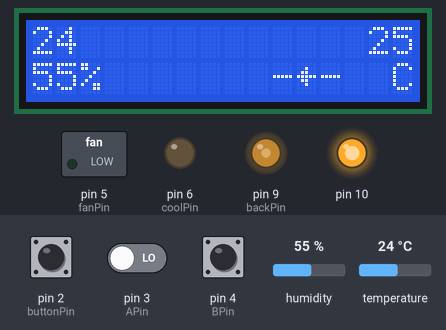
The sketch below on a simulated Arduino Uno, built with avr-gcc and run on an emulated ATmega328P. On the bench: 16×2 character LCD, switched loads named in the sketch (green lamp = pin HIGH), output pins drawn as LEDs (lit = HIGH). Wiring (inferred from the names in the program): DHT11 sensor: data A0. The test bench sets the inputs (shaded band); at power-on: pin 2 (buttonPin) LOW, pin 3 (APin) LOW, temperature 24 °C, pin 4 (BPin) HIGH, humidity 55 %. EEPROM starts erased; no radio packets arrive unless stated.

Above: at 2.5 s.
2.6 s: pin 2 (buttonPin) pulled HIGH for 0.15 s
At 3.3 s:
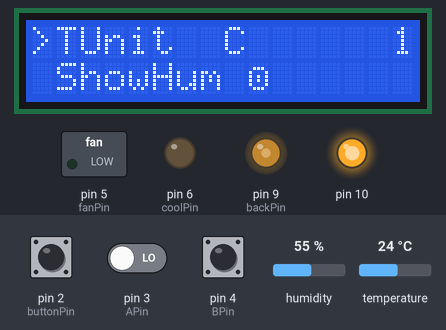
4.2 s: pin 3 (APin) driven HIGH
At 4.5 s:
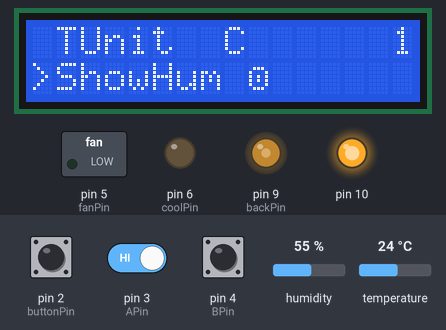
5.7 s: pin 2 (buttonPin) pulled HIGH for 1 s
8.2 s: temperature set to 12 °C
14.2 s: temperature set to 28 °C
At 19.8 s:
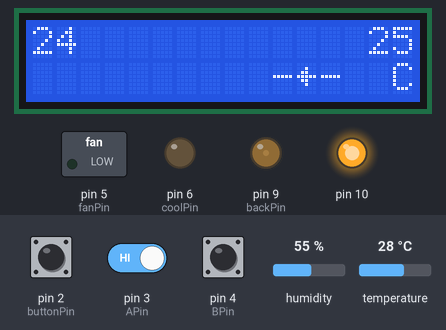
20.2 s: temperature set to 0 °C
At 22.2 s:
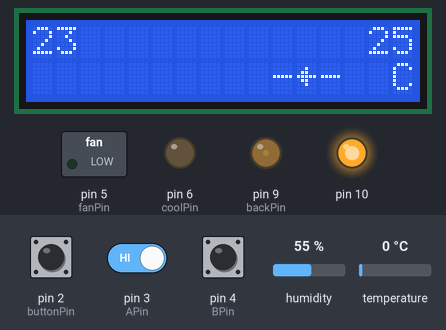
Timing chart, 0 to 23.7 s (numbered marks = the images above; inputs shaded):
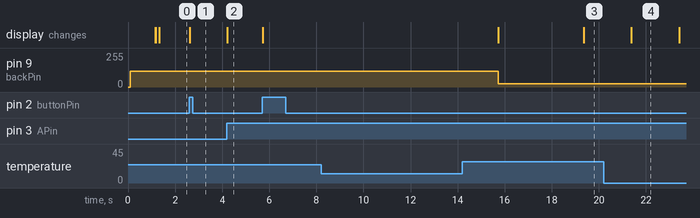

Measured:
- after the input at 2.6 s, the display: changes at once (image 1)
- after the input at 4.2 s, the display: changes at once (image 2)
- after the input at 8.2 s, every drawn part: stays the same
- after the input at 20.2 s, the display: changes after 1.2 s (image 4)

The sketch:

thermostat.ino
```cpp
#include <RF24Network.h>
#include <RF24.h>
#include <EEPROM.h>
#include <SPI.h>
#include <Wire.h>
#include <dht.h>
#include <LiquidCrystal_I2C.h>


enum SCREEN {Menu, Welcome, Settings, Test, lowerB, upperB};
LiquidCrystal_I2C lcd(0x27, 16, 2);
dht DHT;
SCREEN scr = Menu;

unsigned int waitAfterOn = 720;
unsigned int waitAfterOff = 360;


uint8_t on[8]  = {0x0, 0xe, 0x11, 0x15, 0x15, 0x11, 0xe, 0x0};
uint8_t off[8]  = {0x0, 0xe, 0x11, 0x11, 0x11, 0x11, 0xe, 0x0};
byte connOn[8] = {
  B00000,
  B00100,
  B01100,
  B11111,
  B01100,
  B00100,
  B00000,
};
byte straight[8] = {
  B00000,
  B00000,
  B00000,
  B11111,
  B00000,
  B00000,
  B00000,
};
byte connOff[8] = {
  B00000,
  B00000,
  B10000,
  B10001,
  B10000,
  B00000,
  B00000,
};


#define coolPin 6
#define fanPin 5
#define backPin 9

#define APin 3
#define BPin 4
#define buttonPin 2
#define dhtPin A0
#define lightPin A1


int upperBack = 120, lowerBack = 25;
int back = upperBack;
unsigned long upTimer;
unsigned long downTimer;


int desTemp, lastDesTemp = 0;
unsigned long tempTime;
int temp, lastTemp = 0;
bool button = HIGH, lastButton = HIGH;
int tempA[30];
int average, lastAverage = 0;
int count = 0;
int hum, lastHum = 0;
char tempValue = 'C';
bool al, bl;
unsigned long bTimer;
bool fanAuto = HIGH, showHum = HIGH, autoBack = HIGH;
unsigned long backTime;
unsigned long fanTime;
unsigned long acTimer;
unsigned long coolingTime;
//unsigned long iconTime;
//int iconCount = 10;
int sPos = 1;
int scroll = 1;
int encoderLast = 0;
bool backCheck, connectionl, connection = LOW;


RF24 radio(7, 8);                   // nRF24L01(+) radio attached using Getting Started board
RF24Network network(radio);          // Network uses that radio
const uint16_t this_node = 01;        // Address of our node in Octal format
const uint16_t parent_node = 00;       // Address of the other node in Octal format
struct payload_thermostat {                  // Structure of our payload
  int type;
  int valueType;
  int value;
  int value1;
  int value2;
  int value3;
  int value4;
  int value5;
};
enum conn {
  set,
  request,
  info
};
enum valType {
  desiredTemperature,
  temperatureValue,
  automaticFan,
  upTime,
  downTime
};

conn type;
int devId;
valType valueType;
int values[6] = {0};
const int ammount = 6;

void setup() {

  lcd.init();
  lcd.backlight();


  lcd.createChar(0, off);
  lcd.createChar(1, on);
  lcd.createChar(2, connOn);
  lcd.createChar(3, connOff);
  lcd.createChar(4, straight);

  pinMode(coolPin, OUTPUT);
  pinMode(fanPin, OUTPUT);
  pinMode (backPin, OUTPUT);

  pinMode (APin, INPUT);
  pinMode (BPin, INPUT);
  pinMode (buttonPin, INPUT);
  pinMode (dhtPin, INPUT);
  pinMode (lightPin, INPUT);

  analogWrite(backPin, back);
  backTime = millis();

  bTimer = millis();
  upTimer = millis();
  downTimer = millis();
  scr = Welcome;
  lcdWrite(scr);
  delay(1000);
  scr = Menu;
  fanTime = millis();
  acTimer = millis();

  DHT.read11(dhtPin);
  temp = readTemp(tempValue);
  hum = readHum();
  int newTemp = readTemp(tempValue);
  desTemp = newTemp + 1;
  for (int i = 0; i < 29; i++)tempA[i] = newTemp;
  average = tempAverage();
  tempTime = millis();

  //EEPROM implementation
  int r;
  EEPROM.get(0,r);
  if((r > 0) && (r<200))desTemp = r;

  lcd.clear();
  lcdWrite(scr);

  SPI.begin();
  radio.begin();
  network.begin(/*channel*/ 85, /*node address*/ this_node);

  report();
}

void loop() {
  network.update();
  if (network.available()) {
    readRF24();
    if (type == set) {
      switch (valueType){
        case desiredTemperature:
          if ((values[0] <= temp + 10) and (values[0] >= temp - 10))desTemp = values[0];
          if (desTemp >= 100)lcd.setCursor(13, 0); else lcd.setCursor(14, 0);
          lcd.print(desTemp);
          break;
        case temperatureValue:
          if (values[0] == 1)tempValue = 'F'; else tempValue = 'C';
          setTemp();
          lcd.setCursor(15, 1);
          lcd.print(tempValue);
          break;
        case automaticFan:
          fanAuto = (bool)values[0];
          break;
        case upTime:
          if(values[0]>=0)waitAfterOn = values[0];
          break;
        case downTime:
          if(values[0]>=0)waitAfterOff = values[0];
          break;
      }
    }
    report();
  }

  backControl();


  if (millis() > tempTime + 2000)
  {
    DHT.read11(dhtPin);
    tempA[count] = readTemp(tempValue);
    if (count < 29)count++; else count = 0;
    tempTime = millis();
    temp = readTemp(tempValue);
    hum = readHum();
    average = tempAverage();
    //ledBlink();

  }
  if (millis() > 1500)button = digitalRead(buttonPin);
  updateButton();
  updateEncoder();
  if (millis() >= acTimer + 2000){
    acController();
    acTimer = millis();
  }
  menuUpdate();

  connectionl = connection;
  lastAverage = average;
  lastDesTemp = desTemp;
  lastTemp = temp;
  lastHum = hum;
  lastButton = button;
}

void menuUpdate() {
  if (scr == Menu) {
    if ((hum != lastHum) and (showHum)) {
      lcd.setCursor(0, 1);
      lcd.print(hum);
      lcd.print('%');
    }
    if (desTemp != lastDesTemp) {
      if (desTemp >= 100)lcd.setCursor(13, 0); else lcd.setCursor(14, 0);
      lcd.print(desTemp);
    }
    if (average != lastAverage) {
      lcd.setCursor(0, 0);
      lcd.print(average);
    }
    if (connection != connectionl) {
      lcd.setCursor(11, 1);
      if (connection)lcd.write(2); else lcd.write(3);
    }
  }
}

void readRF24() {
  lcd.setCursor(5, 1);
  lcd.print("X");
  RF24NetworkHeader header;
  payload_thermostat payload;
  network.read(header, &payload, sizeof(payload));

  type = payload.type;
  devId = header.from_node;
  valueType = payload.valueType;
  int payloadValues[] {payload.value, payload.value1,
                       payload.value2, payload.value3, payload.value4, payload.value5
                      };
  lcd.setCursor(5, 1);
  lcd.print(" ");

  for (int i = 0; i < ammount; i++) {
    values[i] = payloadValues[i];
  }

}

void updateValues() {
  values[0] = temp;
  values[1] = desTemp;
  values[2] = hum;
  if (fanAuto == HIGH)values[3] = 1; else values[3] = 0;
  if (tempValue == 'F')values[4] = 1; else values[4] = 0;
}

bool sendRF24(uint16_t whereTo) {
  lcd.setCursor(6, 1);
  lcd.print("X");
  payload_thermostat payload = { type, valueType , values[0], values[1], values[2], values[3], values[4], values[5]};
  RF24NetworkHeader header(whereTo);
  bool ok = network.write(header, &payload, sizeof(payload));

  delay(150);

  lcd.setCursor(6, 1);
  lcd.print(" ");

  return ok;
}

void backControl() {
  if (millis() - backTime > 10000) {
    if (back > lowerBack)back--;
    if (scr != Menu)scr = Menu;
    if (backCheck) {
      backCheck = LOW;
      EEPROM.put(0,desTemp);
      lcdWrite(scr);
    }
  } else {
    if (back < upperBack)back++; else if (back > upperBack)back--;
    backCheck = HIGH;
  }
  analogWrite(backPin, back);
}

void lcdWrite (int value) {
  lcd.clear();
  int p, page = ((sPos - 1) / 2) + 1;

  switch (value) {
    case Menu:
      lcd.setCursor(0, 0);
      lcd.print(average);
      //lcd.print("  ");
      if (desTemp >= 100)lcd.setCursor(13, 0); else lcd.setCursor(14, 0);
      lcd.print(desTemp);

      if (showHum == HIGH) {
        lcd.setCursor(0, 1);
        lcd.print(hum);
        lcd.print('%');
      }

      lcd.setCursor(10, 1);
      lcd.write(4);
      lcd.setCursor(11, 1);
      if (connection)lcd.write(2); else lcd.write(3);
      lcd.setCursor(12, 1);
      lcd.write(4);

      lcd.setCursor(15, 1);
      lcd.print(tempValue);
      break;
    case Welcome:
      lcd.setCursor(3, 0);
      lcd.print("Welcome!");
      break;
    case Settings:
      if (sPos % 2 == 0)p = 1; else p = 0;
      lcd.setCursor(15, 0);
      lcd.print(page);
      lcd.setCursor(0, p);
      lcd.write('>');
      switch (page) {
        case 1:
          lcd.setCursor(1, 0);
          lcd.print("TUnit");
          lcd.setCursor(8, 0);
          lcd.print(tempValue);
          lcd.setCursor(1, 1);
          lcd.print("ShowHum");
          lcd.setCursor(9, 1);
          if (showHum)lcd.write(1); else lcd.write(0);
          break;
        case 2:
          lcd.setCursor(1, 0);
          lcd.print("fanAuto");
          lcd.setCursor(9, 0);
          if (fanAuto)lcd.write(1); else lcd.write(0);
          lcd.setCursor(1, 1);
          lcd.print("autoBack");
          lcd.setCursor(9, 1);
          if (autoBack)lcd.write(1); else lcd.write(0);
          break;
        case 3:
          lcd.setCursor(1, 0);
          lcd.print("lowerBack");
          if (lowerBack >= 100)lcd.setCursor(11, 0); else lcd.setCursor(12, 0);
          lcd.print(lowerBack);
          lcd.setCursor(1, 1);
          lcd.print("upperBack");
          if (upperBack >= 100)lcd.setCursor(11, 1); else lcd.setCursor(12, 1);
          lcd.print(upperBack);
          break;
        case 4:
          lcd.setCursor(1, 0);
          lcd.print("NONE");
          lcd.setCursor(1, 1);
          lcd.print("Exit");
      }
      break;
    case lowerB:
      lcd.setCursor(1, 0);
      lcd.print("lowerBack");
      if (lowerBack >= 100)lcd.setCursor(13, 0); else lcd.setCursor(14, 0);
      lcd.print(lowerBack);
      break;
    case upperB:
      lcd.setCursor(1, 0);
      lcd.print("upperBack");
      if (upperBack >= 100)lcd.setCursor(13, 0); else lcd.setCursor(14, 0);
      lcd.print(upperBack);
      break;

  }


}

void updateEncoder() {
  int a = digitalRead(APin);
  int b = digitalRead(BPin);
  bool update = LOW;

  if ((al == LOW) && (a == HIGH)) {
    if (back == upperBack) {
      if (b == LOW) {
        if (!(bl == HIGH) and (millis() < bTimer + 400)) {
          switch (scr) {
            case Menu:
              if (average - 10 < desTemp)desTemp--;
              break;
            case Settings:
              if (sPos > 1)sPos--; else sPos = 8;
              break;
            case lowerB:
              lowerBack = down(lowerBack, 0);
              break;
            case upperB:
              upperBack = down(upperBack, lowerBack + 10);
              break;
          }
        }
      } else {
        if (!(bl == LOW) and (millis() < bTimer + 400)) {
          switch (scr) {
            case Menu:
              if (average + 10 > desTemp)desTemp++;
              break;
            case Settings:
              if (sPos < 8)sPos++; else sPos = 1;
              break;
            case lowerB:
              lowerBack = up(lowerBack, 245);
              break;
            case upperB:
              upperBack = up(upperBack, 255);
              break;
          }
        }
      }
    }
    if (scr != Menu) update = HIGH;
    backTime = millis();
    if (update) lcdWrite(scr);
  }


  bTimer = millis();
  al = a;
  bl = b;
}

int readTemp(char value) {

  int t = DHT.temperature;
  if (value == 'F')t = conversor(t, 'C', 'F');
  return t;
}

int readHum() {
  return DHT.humidity;
}

void updateButton() {
  if ((lastButton == LOW) && (button == HIGH)) {
    if (back == upperBack) {
      switch (scr) {
        case Menu:
          scr = Settings;
          sPos = 1;
          break;
        case Settings:
          switch (sPos) {
            case 1:
              if (tempValue == 'F')tempValue = 'C'; else tempValue = 'F';
              setTemp();
              break;
            case 2:
              showHum = !showHum;
              lcd.setCursor(9, 1);
              if (showHum)lcd.write(1); else lcd.write(0);
              break;
            case 3:
              fanAuto = !fanAuto;
              lcd.setCursor(9, 0);
              if (fanAuto)lcd.write(1); else lcd.write(0);
              break;
            case 4:
              autoBack = !autoBack;
              lcd.setCursor(9, 1);
              if (autoBack)lcd.write(1); else lcd.write(0);
              break;
            case 5:
              scr = lowerB;
              break;
            case 6:
              scr = upperB;
              break;
            case 7:
              break;
            case 8:
              scr = Menu;
              break;
          }
          break;
        case lowerB:
          scr = Settings;
          break;
        case upperB:
          scr = Settings;
          break;
      }
    }
    backTime = millis();
    /*if (!(scr == settings) and !((sPos == 2) or (sPos == 3) or (sPos == 4)))*/lcdWrite(scr);
  }
}

int tempAverage() {
  int f = 0;
  for (int i = -1; i < 29; i++)f += tempA[i];
  if (f % 30 >= 3)f = (f / 30) + 1; else f = f / 30;
  return f;
}

int conversor(int value, char temp, char otherTemp) {
  int output = value;
  if ((temp == 'C') && (otherTemp == 'F')) {
    output = output * 1.8;
    output += 32;
  }
  if ((temp == 'F') && (otherTemp == 'C')) {
    output -= 32;
    output = output / 1.8;
  }
  return output;
}

bool checkFan() {
  return bitRead(PORTD, fanPin);
}
bool checkCool() {
  return bitRead(PORTD, coolPin);
}
bool shouldBe() {
  if (average > desTemp)return HIGH; else return LOW;
}
bool after(unsigned long tim, unsigned int howLong) {
  bool toReturn = (millis() >= (tim + (howLong * 1000)));
  return toReturn;
}


void acController() {

  if (fanAuto == HIGH) {
    if (checkFan()) {
      if (shouldBe()) {
        if (after(fanTime, 10))digitalWrite(coolPin, HIGH);
      } else {
        if (after(fanTime, waitAfterOn)) {
          digitalWrite(fanPin, LOW);
          digitalWrite(coolPin, LOW);
          fanTime = millis();
          Serial.println("LOW");
        }
      }
    } else {
      if(after(fanTime,waitAfterOff)){
        if(shouldBe()){
          digitalWrite(fanPin,HIGH);
          fanTime = millis();
        }
      }
    }
  } else {
    digitalWrite(fanPin, HIGH);
    if (checkCool() == HIGH) {
      if (after(fanTime, waitAfterOn) == HIGH) {
        if(shouldBe() == LOW){
          digitalWrite(coolPin,LOW);
          fanTime = millis();
        }

      }
    } else {
      if (after(fanTime, waitAfterOff) == HIGH) {
        if(shouldBe()){
          digitalWrite(coolPin,HIGH);
          fanTime = millis();
        }
      }
    }
  }
}

void setTemp() {
  int newTemp = readTemp(tempValue);
  desTemp = newTemp;
  for (int i = 0; i < 29; i++)tempA[i] = newTemp;
  average = tempAverage();
}

int up(int value, int limit) {

  if (millis() <= (upTimer + 290)) {
    if (value + 10 < limit)value += 10; else value = limit;
  } else {
    if (value + 1 <= limit)value += 1;
  }
  upTimer = millis();
  return value;
}

int down(int value, int limit) {

  if (millis() <= (downTimer + 290)) {
    if (value - 10 > limit)value -= 10; else value = limit;
  } else {
    if (value - 1 >= limit)value -= 1;
  }
  downTimer = millis();
  return value;
}

void report() {
  delay(10);
  type = info;
  updateValues();
  connection = (sendRF24(parent_node));
}
```
